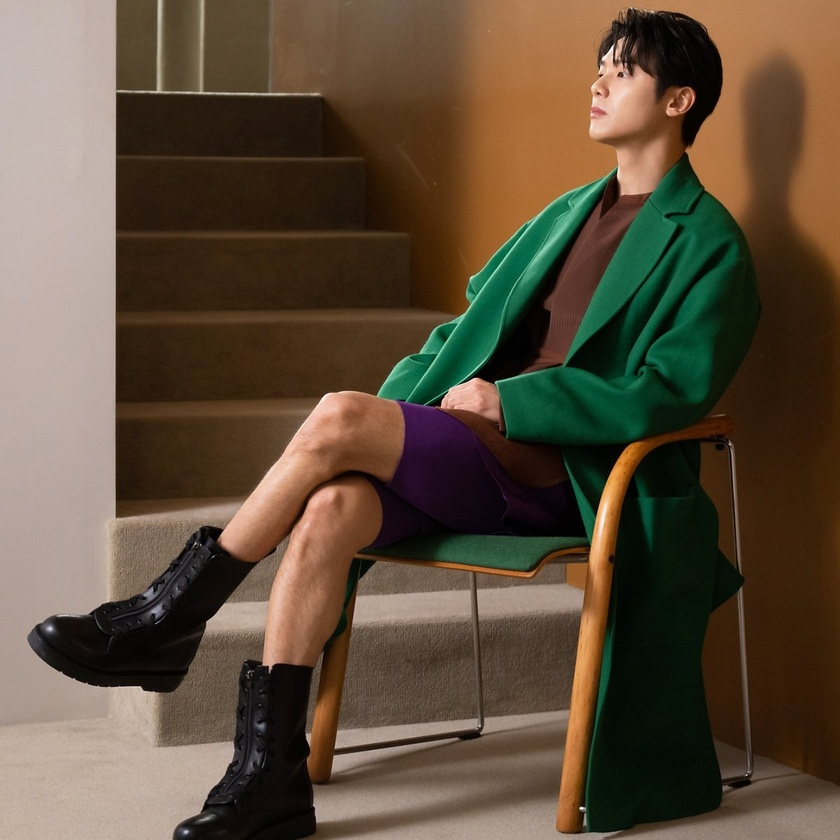
#> input picture hyuka.jpg, 840 x 840 px, shrunk from 1200 x 1200 before the run
$ python RGBGrayscale.py
#> lines starting #> are read from the running program, lines starting #| are printed output that depends on the picture
import cv2
import numpy as np

img = cv2.imread("hyuka.jpg")
#> img is the input picture: shape (840, 840, 3); mean B, G, R 59.5, 78, 93.6
gray = cv2.cvtColor(img, cv2.COLOR_BGR2GRAY)
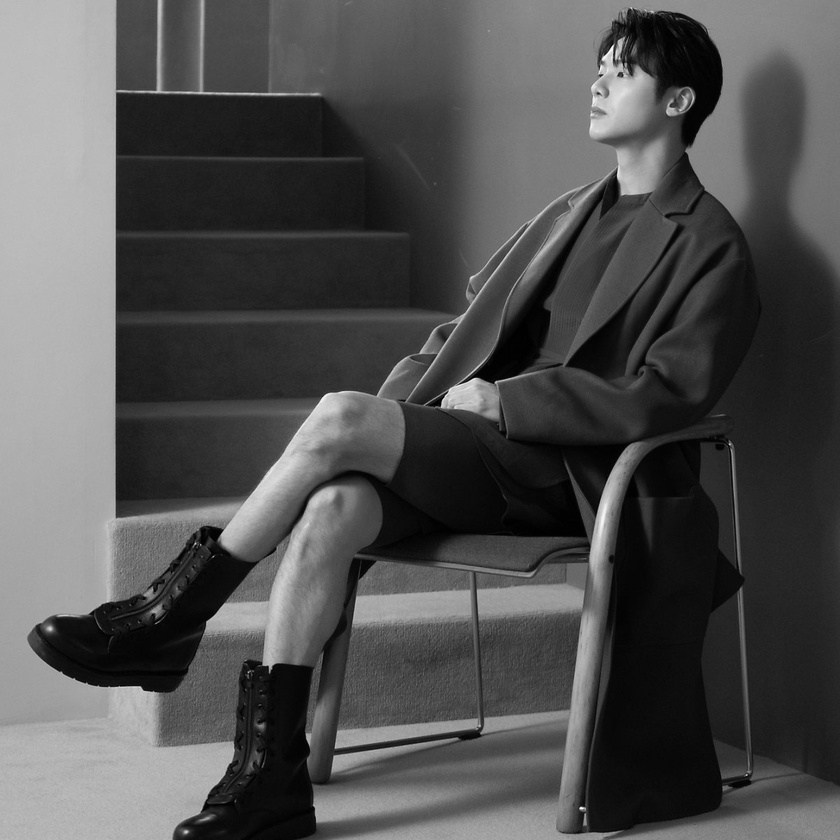
#> gray: shape (840, 840); min 0, max 254, mean 80.5

cv2.imshow("Gambar Original", img)
cv2.imshow("Gambar Hyuka Grayscale", gray)

cv2.waitKey(0)
cv2.destroyAllWindows()
